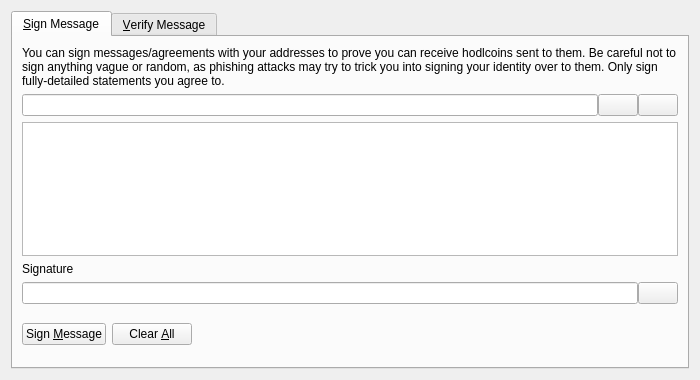
<?xml version="1.0" encoding="UTF-8"?>
<ui version="4.0">
 <class>SignVerifyMessageDialog</class>
 <widget class="QDialog" name="SignVerifyMessageDialog">
  <property name="geometry">
   <rect>
    <x>0</x>
    <y>0</y>
    <width>700</width>
    <height>380</height>
   </rect>
  </property>
  <property name="windowTitle">
   <string>Signatures - Sign / Verify a Message</string>
  </property>
  <property name="modal">
   <bool>true</bool>
  </property>
  <layout class="QVBoxLayout" name="verticalLayout">
   <item>
    <widget class="QTabWidget" name="tabWidget">
     <property name="currentIndex">
      <number>0</number>
     </property>
     <widget class="QWidget" name="tabSignMessage">
      <attribute name="title">
       <string>&amp;Sign Message</string>
      </attribute>
      <layout class="QVBoxLayout" name="verticalLayout_SM">
       <item>
        <widget class="QLabel" name="infoLabel_SM">
         <property name="text">
          <string>You can sign messages/agreements with your addresses to prove you can receive hodlcoins sent to them. Be careful not to sign anything vague or random, as phishing attacks may try to trick you into signing your identity over to them. Only sign fully-detailed statements you agree to.</string>
         </property>
         <property name="textFormat">
          <enum>Qt::PlainText</enum>
         </property>
         <property name="wordWrap">
          <bool>true</bool>
         </property>
        </widget>
       </item>
       <item>
        <layout class="QHBoxLayout" name="horizontalLayout_1_SM">
         <property name="spacing">
          <number>0</number>
         </property>
         <item>
          <widget class="QValidatedLineEdit" name="addressIn_SM">
           <property name="toolTip">
            <string>The HOdlcoin address to sign the message with</string>
           </property>
          </widget>
         </item>
         <item>
          <widget class="QPushButton" name="addressBookButton_SM">
           <property name="toolTip">
            <string>Choose previously used address</string>
           </property>
           <property name="text">
            <string/>
           </property>
           <property name="icon">
            <iconset resource="../hodlcoin.qrc">
             <normaloff>:/icons/address-book</normaloff>:/icons/address-book</iconset>
           </property>
           <property name="shortcut">
            <string>Alt+A</string>
           </property>
           <property name="autoDefault">
            <bool>false</bool>
           </property>
          </widget>
         </item>
         <item>
          <widget class="QPushButton" name="pasteButton_SM">
           <property name="toolTip">
            <string>Paste address from clipboard</string>
           </property>
           <property name="text">
            <string/>
           </property>
           <property name="icon">
            <iconset resource="../hodlcoin.qrc">
             <normaloff>:/icons/editpaste</normaloff>:/icons/editpaste</iconset>
           </property>
           <property name="shortcut">
            <string>Alt+P</string>
           </property>
           <property name="autoDefault">
            <bool>false</bool>
           </property>
          </widget>
         </item>
        </layout>
       </item>
       <item>
        <widget class="QPlainTextEdit" name="messageIn_SM">
         <property name="toolTip">
          <string>Enter the message you want to sign here</string>
         </property>
        </widget>
       </item>
       <item>
        <widget class="QLabel" name="signatureLabel_SM">
         <property name="text">
          <string>Signature</string>
         </property>
         <property name="textFormat">
          <enum>Qt::PlainText</enum>
         </property>
        </widget>
       </item>
       <item>
        <layout class="QHBoxLayout" name="horizontalLayout_2_SM">
         <property name="spacing">
          <number>0</number>
         </property>
         <item>
          <widget class="QLineEdit" name="signatureOut_SM">
           <property name="font">
            <font>
             <italic>true</italic>
            </font>
           </property>
           <property name="readOnly">
            <bool>true</bool>
           </property>
          </widget>
         </item>
         <item>
          <widget class="QPushButton" name="copySignatureButton_SM">
           <property name="toolTip">
            <string>Copy the current signature to the system clipboard</string>
           </property>
           <property name="text">
            <string/>
           </property>
           <property name="icon">
            <iconset resource="../hodlcoin.qrc">
             <normaloff>:/icons/editcopy</normaloff>:/icons/editcopy</iconset>
           </property>
           <property name="autoDefault">
            <bool>false</bool>
           </property>
          </widget>
         </item>
        </layout>
       </item>
       <item>
        <layout class="QHBoxLayout" name="horizontalLayout_3_SM">
         <item>
          <widget class="QPushButton" name="signMessageButton_SM">
           <property name="toolTip">
            <string>Sign the message to prove you own this HOdlcoin address</string>
           </property>
           <property name="text">
            <string>Sign &amp;Message</string>
           </property>
           <property name="icon">
            <iconset resource="../hodlcoin.qrc">
             <normaloff>:/icons/edit</normaloff>:/icons/edit</iconset>
           </property>
           <property name="autoDefault">
            <bool>false</bool>
           </property>
          </widget>
         </item>
         <item>
          <widget class="QPushButton" name="clearButton_SM">
           <property name="toolTip">
            <string>Reset all sign message fields</string>
           </property>
           <property name="text">
            <string>Clear &amp;All</string>
           </property>
           <property name="icon">
            <iconset resource="../hodlcoin.qrc">
             <normaloff>:/icons/remove</normaloff>:/icons/remove</iconset>
           </property>
           <property name="autoDefault">
            <bool>false</bool>
           </property>
          </widget>
         </item>
         <item>
          <spacer name="horizontalSpacer_1_SM">
           <property name="orientation">
            <enum>Qt::Horizontal</enum>
           </property>
           <property name="sizeHint" stdset="0">
            <size>
             <width>40</width>
             <height>48</height>
            </size>
           </property>
          </spacer>
         </item>
         <item>
          <widget class="QLabel" name="statusLabel_SM">
           <property name="font">
            <font>
             <weight>75</weight>
             <bold>true</bold>
            </font>
           </property>
           <property name="text">
            <string/>
           </property>
           <property name="wordWrap">
            <bool>true</bool>
           </property>
          </widget>
         </item>
         <item>
          <spacer name="horizontalSpacer_2_SM">
           <property name="orientation">
            <enum>Qt::Horizontal</enum>
           </property>
           <property name="sizeHint" stdset="0">
            <size>
             <width>40</width>
             <height>48</height>
            </size>
           </property>
          </spacer>
         </item>
        </layout>
       </item>
      </layout>
     </widget>
     <widget class="QWidget" name="tabVerifyMessage">
      <attribute name="title">
       <string>&amp;Verify Message</string>
      </attribute>
      <layout class="QVBoxLayout" name="verticalLayout_VM">
       <item>
        <widget class="QLabel" name="infoLabel_VM">
         <property name="text">
          <string>Enter the receiver's address, message (ensure you copy line breaks, spaces, tabs, etc. exactly) and signature below to verify the message. Be careful not to read more into the signature than what is in the signed message itself, to avoid being tricked by a man-in-the-middle attack. Note that this only proves the signing party receives with the address, it cannot prove sendership of any transaction!</string>
         </property>
         <property name="textFormat">
          <enum>Qt::PlainText</enum>
         </property>
         <property name="alignment">
          <set>Qt::AlignLeading|Qt::AlignLeft|Qt::AlignTop</set>
         </property>
         <property name="wordWrap">
          <bool>true</bool>
         </property>
        </widget>
       </item>
       <item>
        <layout class="QHBoxLayout" name="horizontalLayout_1_VM">
         <property name="spacing">
          <number>0</number>
         </property>
         <item>
          <widget class="QValidatedLineEdit" name="addressIn_VM">
           <property name="toolTip">
            <string>The HOdlcoin address the message was signed with</string>
           </property>
          </widget>
         </item>
         <item>
          <widget class="QPushButton" name="addressBookButton_VM">
           <property name="toolTip">
            <string>Choose previously used address</string>
           </property>
           <property name="text">
            <string/>
           </property>
           <property name="icon">
            <iconset resource="../hodlcoin.qrc">
             <normaloff>:/icons/address-book</normaloff>:/icons/address-book</iconset>
           </property>
           <property name="shortcut">
            <string>Alt+A</string>
           </property>
           <property name="autoDefault">
            <bool>false</bool>
           </property>
          </widget>
         </item>
        </layout>
       </item>
       <item>
        <widget class="QPlainTextEdit" name="messageIn_VM"/>
       </item>
       <item>
        <widget class="QValidatedLineEdit" name="signatureIn_VM"/>
       </item>
       <item>
        <layout class="QHBoxLayout" name="horizontalLayout_2_VM">
         <item>
          <widget class="QPushButton" name="verifyMessageButton_VM">
           <property name="toolTip">
            <string>Verify the message to ensure it was signed with the specified HOdlcoin address</string>
           </property>
           <property name="text">
            <string>Verify &amp;Message</string>
           </property>
           <property name="icon">
            <iconset resource="../hodlcoin.qrc">
             <normaloff>:/icons/transaction_0</normaloff>:/icons/transaction_0</iconset>
           </property>
           <property name="autoDefault">
            <bool>false</bool>
           </property>
          </widget>
         </item>
         <item>
          <widget class="QPushButton" name="clearButton_VM">
           <property name="toolTip">
            <string>Reset all verify message fields</string>
           </property>
           <property name="text">
            <string>Clear &amp;All</string>
           </property>
           <property name="icon">
            <iconset resource="../hodlcoin.qrc">
             <normaloff>:/icons/remove</normaloff>:/icons/remove</iconset>
           </property>
           <property name="autoDefault">
            <bool>false</bool>
           </property>
          </widget>
         </item>
         <item>
          <spacer name="horizontalSpacer_1_VM">
           <property name="orientation">
            <enum>Qt::Horizontal</enum>
           </property>
           <property name="sizeHint" stdset="0">
            <size>
             <width>40</width>
             <height>48</height>
            </size>
           </property>
          </spacer>
         </item>
         <item>
          <widget class="QLabel" name="statusLabel_VM">
           <property name="font">
            <font>
             <weight>75</weight>
             <bold>true</bold>
            </font>
           </property>
           <property name="text">
            <string/>
           </property>
           <property name="wordWrap">
            <bool>true</bool>
           </property>
          </widget>
         </item>
         <item>
          <spacer name="horizontalSpacer_2_VM">
           <property name="orientation">
            <enum>Qt::Horizontal</enum>
           </property>
           <property name="sizeHint" stdset="0">
            <size>
             <width>40</width>
             <height>48</height>
            </size>
           </property>
          </spacer>
         </item>
        </layout>
       </item>
      </layout>
     </widget>
    </widget>
   </item>
  </layout>
 </widget>
 <customwidgets>
  <customwidget>
   <class>QValidatedLineEdit</class>
   <extends>QLineEdit</extends>
   <header>qvalidatedlineedit.h</header>
  </customwidget>
 </customwidgets>
 <resources>
  <include location="../hodlcoin.qrc"/>
 </resources>
 <connections/>
</ui>
